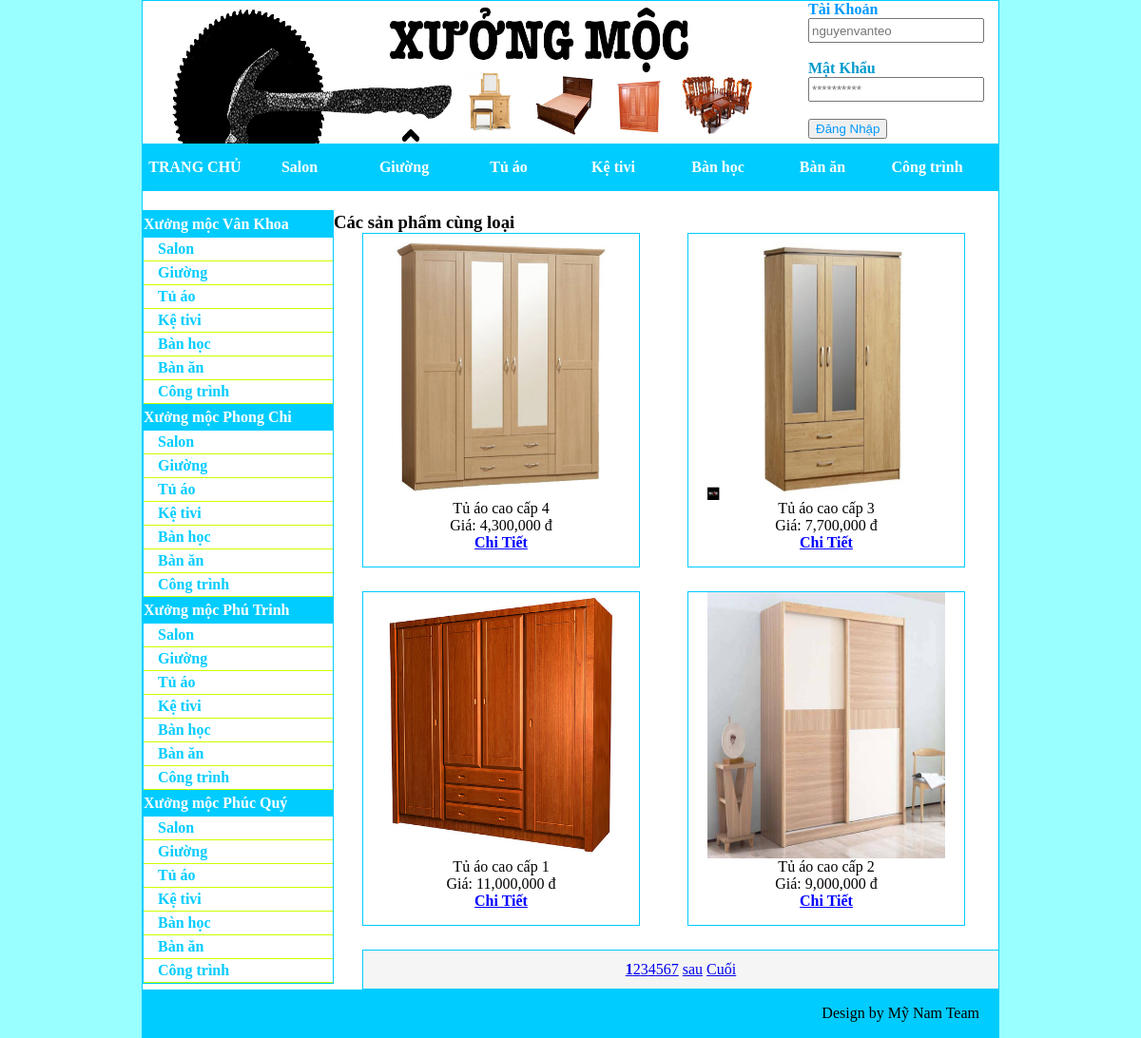
The page /index.php?a=3&id=3 on the database its author committed.
### tables this page shows
CREATE TABLE `LoaiSanPham` (
  `MaLoaiSanPham` int(11) NOT NULL,
  `TenLoaiSanPham` varchar(45) NOT NULL,
  `BiXoa` tinyint(1) NOT NULL
);

CREATE TABLE `HangSanXuat` (
  `MaHangSanXuat` int(11) NOT NULL,
  `TenHangSanXuat` varchar(45) NOT NULL,
  `LogoURL` varchar(45) NOT NULL,
  `BiXoa` tinyint(1) NOT NULL
);

CREATE TABLE `SanPham` (
  `MaSanPham` int(11) NOT NULL,
  `TenSanPham` varchar(45) NOT NULL,
  `HinhURL` varchar(45) NOT NULL,
  `GiaSanPham` int(11) NOT NULL,
  `NgayNhap` datetime NOT NULL,
  `SoLuongTon` int(11) NOT NULL,
  `SoLuongBan` int(11) NOT NULL,
  `SoLuocXem` int(11) NOT NULL,
  `MoTa` text NOT NULL,
  `BiXoa` tinyint(1) NOT NULL,
  `MaLoaiSanPham` int(11) NOT NULL,
  `MaHangSanXuat` int(11) NOT NULL
);

### lib/DataProvider.php (called while the page is built, shortened)
<?php
	class DataProvider
	{
		public static function execQuery($sql)
		{
            $connection = mysqli_connect(SERVER,USERNAME,PASSWORD,DATABASE) or
			die("Could not connect to" ."localhost". " .");
            mysqli_query($connection,"set names 'utf8'");
            $result = mysqli_query($connection,$sql);
            return $result;
        }
    }
?>

### modules/mMenuDoc.php (the view)
<div id="menu_Doc">
	<?php
		$slHSX = "SELECT hangsanxuat.MaHangSanXuat, hangsanxuat.TenHangSanXuat
				  FROM hangsanxuat
				  WHERE HangSanXuat.BiXoa = FALSE";
		$qrHSX = DataProvider::execQuery($slHSX);
		while($rowHSX = mysqli_fetch_array($qrHSX))
		{?>
			<div>
				<div class="menu_Doc_theloai"><?php echo $rowHSX["TenHangSanXuat"];?></div>
					<?php
					$sqlLoaiSP = "SELECT loaisanpham.MaLoaiSanPham, loaisanpham.TenLoaiSanPham
								FROM loaisanpham
								WHERE loaisanpham.BiXoa = FALSE";
					$qrLSP = DataProvider::execQuery($sqlLoaiSP);
					while($rowLSP = mysqli_fetch_array($qrLSP))
					{?>
						<div class="loaitin">
							<a href="#"><?php echo $rowLSP["TenLoaiSanPham"];?></a>
						</div>
					<?php
					}
					?>
			</div>
	<?php
		}
	?>
</div>

### modules/mMenuNgang.php
<div id="menu_Ngang">
    <div class="menu_Ngang_ChiTiet"><span><b><a href="index.php">TRANG CHỦ</a></b></span></div>
<?php
    $sql = "select LoaiSanPham.MaLoaiSanPham, LoaiSanPham.TenLoaiSanPham
            from LoaiSanPham";
    $qr = DataProvider::execQuery($sql);
    while($row = mysqli_fetch_assoc($qr))
    {
        include("templates/tempMenuNgang.php");
    }
    ?>
</div>

### templates/tempMenuNgang.php
<div class="menu_Ngang_ChiTiet"><span><b><a href="index.php?a=3&id=<?php echo $row["MaLoaiSanPham"];?>"><?php echo $row["TenLoaiSanPham"];?></a></b></span></div>

### pages/pSanPhamTheoLoai.php (shortened to what this page needs)
<h3>Các sản phẩm cùng loại</h3>
<?php
    $id = $_GET['id'];
    $rowPerPage = 6;
    $curPage = 1;
    $offset = ($curPage - 1)*$rowPerPage;
    $sql = "SELECT SanPham.TenSanPham, SanPham.MaSanPham, SanPham.HinhURL, SanPham.MoTa, SanPham.GiaSanPham
            FROM SanPham
            WHERE SanPham.MaLoaiSanPham = $id
            ORDER BY SanPham.SoLuongBan DESC
            LIMIT $offset,$rowPerPage";
    $qr = DataProvider::execQuery($sql);
    while($row = mysqli_fetch_assoc($qr))
    {
        include("templates/tempThumbProduct.php");
    }
    include("modules/mPhanTrang.php");
?>

### templates/tempThumbProduct.php
<div class="content_NoiDungSanPham">
                <span><a href="#?idSP=<?php echo $row['MaSanPham'];?>"><img src="images/<?php echo $row['HinhURL'];?>" width="250px" height="280px" /></a></span><br/>
                <span><?php echo $row['TenSanPham'];?></span><br/>
                <span>Giá: <?php echo number_format($row['GiaSanPham']);?> đ </span><br/>
                <span><b><a href="index.php?a=4&id=<?php echo $row['MaSanPham'];?>" style="color: blue;">Chi Tiết</a></b></span>
</div>

### css/Style.css (style rules this page uses)
body { margin-top:0px; margin-bottom:0px; background-color:#9FF }
#menu_Ngang { width:900px; height:50px; background-color:#0CF; line-height:50px; text-align:center; color:#FFF }
.menu_Ngang_ChiTiet { width: 110px; height: 50px; float: left; }
.menu_Ngang_ChiTiet a { text-decoration-line: none; color: #FFF; }
.content_NoiDungSanPham { width: 290px; height: 350px; float: left; background-color: #FFF; border: 1px solid #0CF; text-align: center; margin-left: 30px; padding-left: 0px; margin-right: 20px; margin-bottom: 25px; }
#content_SanPham h3 { margin-top: 0px; margin-left: 0px; margin-bottom: 0px; }
#menu_Doc { width: 199px; background-color: #FFF; float: left; margin-top: 20px; border: 1px solid #0CF; }
.menu_Doc_theloai { background-color:#0CF; color:#ffffff; display:block; padding-top: 5px; padding-bottom: 5px; font-weight:bold; }
#menu_Doc a { color:#0CF; padding-top: 3px; padding-bottom: 3px; padding-left: 15px; display:block; border-bottom:solid 1px #CF0; text-decoration: none; font-weight: bold; }

### rows shown on the page
loaisanpham: TenLoaiSanPham "Salon"
loaisanpham: TenLoaiSanPham "Giường"
loaisanpham: TenLoaiSanPham "Tủ áo"
loaisanpham: TenLoaiSanPham "Kệ tivi"
loaisanpham: TenLoaiSanPham "Bàn học"
loaisanpham: TenLoaiSanPham "Bàn ăn"
loaisanpham: TenLoaiSanPham "Công trình"
hangsanxuat: TenHangSanXuat "Xưởng mộc Vân Khoa"
hangsanxuat: TenHangSanXuat "Xưởng mộc Phong Chi"
hangsanxuat: TenHangSanXuat "Xưởng mộc Phú Trinh"
hangsanxuat: TenHangSanXuat "Xưởng mộc Phúc Quý"
sanpham: HinhURL (picture), TenSanPham "Tủ áo cao cấp 4", GiaSanPham "4,300,000"
sanpham: HinhURL (picture), TenSanPham "Tủ áo cao cấp 3", GiaSanPham "7,700,000"
sanpham: HinhURL (picture), TenSanPham "Tủ áo cao cấp 1", GiaSanPham "11,000,000"
sanpham: HinhURL (picture), TenSanPham "Tủ áo cao cấp 2", GiaSanPham "9,000,000"
